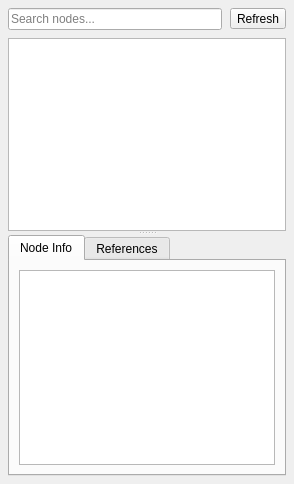
<?xml version="1.0" encoding="UTF-8"?>
<ui version="4.0">
 <class>AddressSpaceWidget</class>
 <widget class="QWidget" name="AddressSpaceWidget">
  <property name="geometry">
   <rect>
    <x>0</x>
    <y>0</y>
    <width>294</width>
    <height>484</height>
   </rect>
  </property>
  <layout class="QVBoxLayout" name="verticalLayout">
   <property name="spacing">
    <number>8</number>
   </property>
   <property name="leftMargin">
    <number>8</number>
   </property>
   <property name="topMargin">
    <number>8</number>
   </property>
   <property name="rightMargin">
    <number>8</number>
   </property>
   <property name="bottomMargin">
    <number>8</number>
   </property>
   <item>
    <layout class="QHBoxLayout" name="searchLayout">
     <item>
      <widget class="QLineEdit" name="searchEdit">
       <property name="placeholderText">
        <string>Search nodes...</string>
       </property>
      </widget>
     </item>
     <item>
      <widget class="QToolButton" name="refreshButton">
       <property name="text">
        <string>Refresh</string>
       </property>
      </widget>
     </item>
    </layout>
   </item>
   <item>
    <widget class="QSplitter" name="splitter">
     <property name="orientation">
      <enum>Qt::Vertical</enum>
     </property>
     <widget class="QTreeView" name="addressTree">
      <property name="alternatingRowColors">
       <bool>false</bool>
      </property>
     </widget>
     <widget class="QWidget" name="nodeInfoPanel">
      <layout class="QVBoxLayout" name="nodeInfoPanelLayout">
       <property name="spacing">
        <number>4</number>
       </property>
       <property name="leftMargin">
        <number>0</number>
       </property>
       <property name="topMargin">
        <number>0</number>
       </property>
       <property name="rightMargin">
        <number>0</number>
       </property>
       <property name="bottomMargin">
        <number>0</number>
       </property>
       <item>
        <widget class="QTabWidget" name="nodeInfoTabs">
         <property name="tabPosition">
          <enum>QTabWidget::North</enum>
         </property>
         <property name="currentIndex">
          <number>0</number>
         </property>
         <widget class="QWidget" name="nodeInfoTab">
          <attribute name="title">
           <string>Node Info</string>
          </attribute>
          <layout class="QVBoxLayout" name="nodeInfoLayout">
           <item>
            <widget class="QTableView" name="nodeInfoTable">
             <property name="editTriggers">
              <set>QAbstractItemView::NoEditTriggers</set>
             </property>
             <property name="selectionMode">
              <enum>QAbstractItemView::NoSelection</enum>
             </property>
            </widget>
           </item>
          </layout>
         </widget>
         <widget class="QWidget" name="referencesTab">
          <attribute name="title">
           <string>References</string>
          </attribute>
          <layout class="QVBoxLayout" name="referencesLayout">
           <item>
            <widget class="QTableView" name="referencesTable">
             <property name="editTriggers">
              <set>QAbstractItemView::NoEditTriggers</set>
             </property>
            </widget>
           </item>
          </layout>
         </widget>
        </widget>
       </item>
      </layout>
     </widget>
    </widget>
   </item>
  </layout>
 </widget>
 <resources/>
 <connections/>
</ui>
